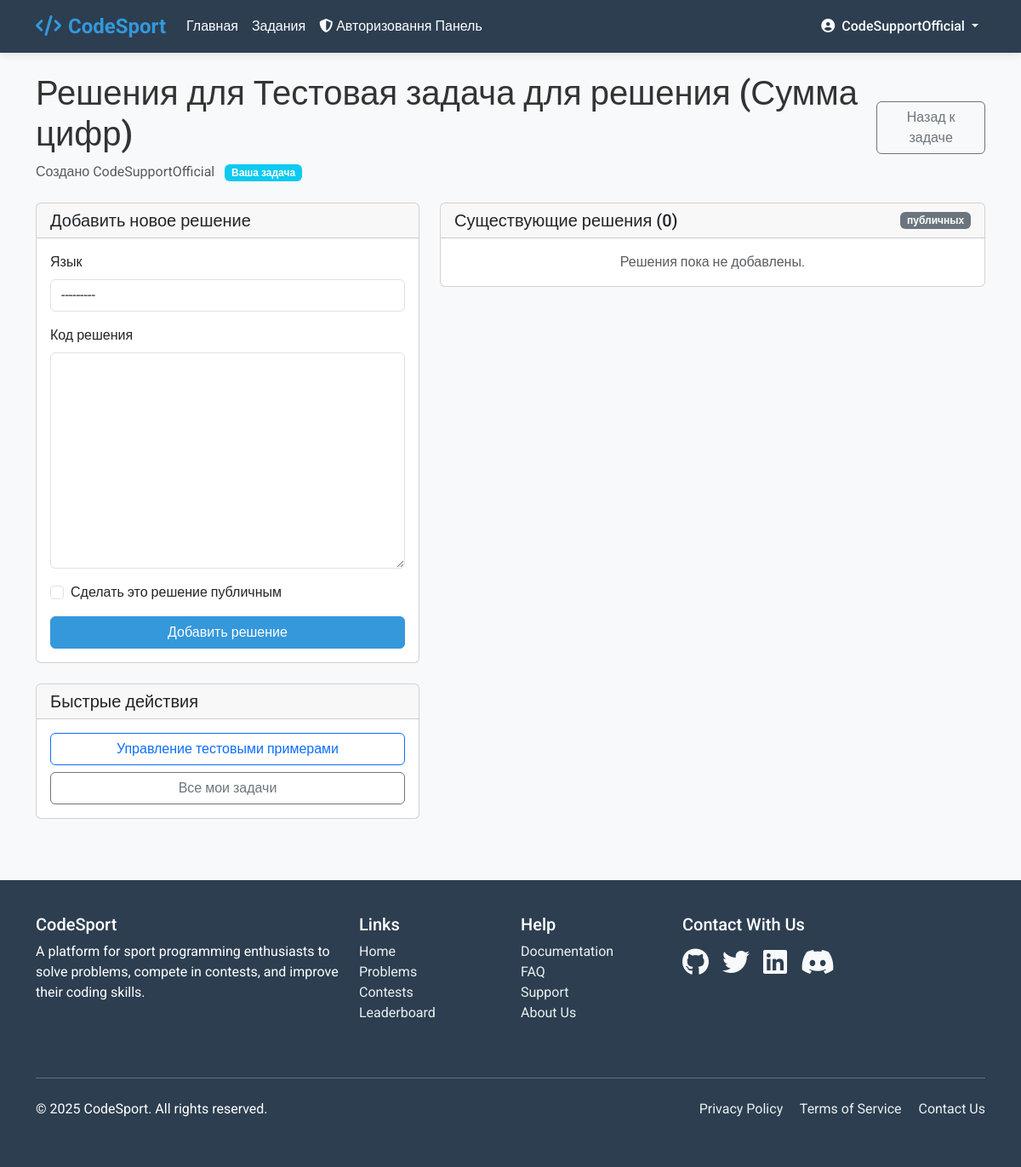
The page /problems/3/solutions/ (signed in) on the database as committed earlier.
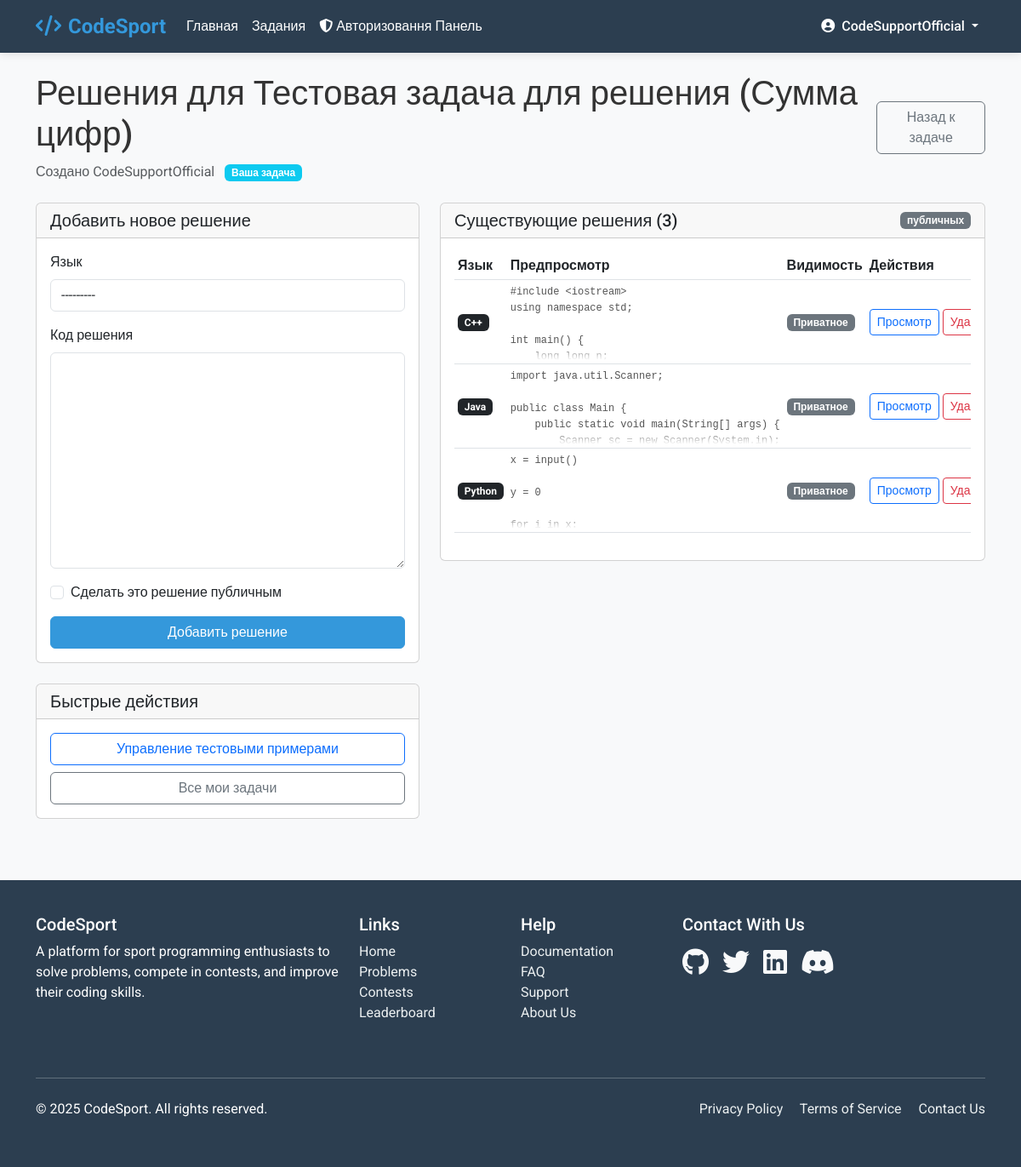
The same page on the database as committed later.
### LearnApp/models.py (models this page shows, shortened)
class Solution(models.Model):
    problem = models.ForeignKey(Problem, on_delete=models.CASCADE, related_name='solutions')
    code = models.TextField(help_text="Correct solution code")
    language = models.CharField(max_length=20, choices=Submission.LANGUAGE_CHOICES)
    is_public = models.BooleanField(default=False, help_text="Whether the solution is shown to users")

### LearnApp/views.py (the view)
# urls.py: path('problems/<int:problem_id>/solutions/', views.add_solutions, name='add_solutions'),
@login_required
def add_solutions(request, problem_id):
    problem = get_object_or_404(Problem, id=problem_id)
    is_owner = (problem.author == request.user)
    if request.method == 'POST':
        if not is_owner:
            return HttpResponseForbidden("You don't have permission to add solutions to this problem.")
        form = SolutionForm(request.POST)
        if form.is_valid():
            solution = form.save(commit=False)
            solution.problem = problem
            solution.save()
            messages.success(request, 'Solution added successfully!')
            return redirect('add_solutions', problem_id=problem.id)
    else:
        form = SolutionForm()
    solutions = Solution.objects.filter(problem=problem)
    return render(request, 'main/add_solutions.html', {
        'problem': problem,
        'form': form,
        'solutions': solutions,
        'is_owner': is_owner
    })

### LearnApp/forms.py
class SolutionForm(forms.ModelForm):
    class Meta:
        model = Solution
        fields = ['code', 'language', 'is_public']
        widgets = {
            'code': forms.Textarea(attrs={'rows': 10, 'class': 'form-control code-editor'}),
            'language': forms.Select(attrs={'class': 'form-control'}),
            'is_public': forms.CheckboxInput(attrs={'class': 'form-check-input'}),
        }

### LearnApp/templatetags/code_extras.py (called while the page is built)
@register.filter
def prism_lang(value):
    v = (value or '').lower()
    mapping = {
        'c++': 'cpp',
        'cpp': 'cpp',
        'js': 'javascript',
        'javascript': 'javascript',
        'py': 'python',
        'python': 'python',
        'java': 'java',
    }
    return mapping.get(v, 'plaintext')

### templates/main/add_solutions.html (shortened to what the changed rows need)
{% extends 'base.html' %}
{% load code_extras %}
{% block extra_css %}
<link rel="stylesheet"
      href="https://cdn.jsdelivr.net/npm/prismjs@1.29.0/themes/prism-tomorrow.min.css">
{% endblock %}
{% block content %}
<div class="container py-4">
    <div class="d-flex justify-content-between align-items-center mb-4">
        <div>
            <h1>Решения для {{ problem.title }}</h1>
        </div>
    </div>
    <div class="row">
        <div class="{% if is_owner %}col-lg-7{% else %}col-lg-12{% endif %}">
            <div class="card">
                <div class="card-header d-flex justify-content-between align-items-center">
                    <h5 class="mb-0">Существующие решения ({{ solutions.count }})</h5>
                    <span class="badge bg-secondary">{{ public_solutions_count }} публичных</span>
                </div>
                <div class="card-body">
                    {% if solutions %}
                    <div class="table-responsive">
                        <table class="table table-sm align-middle">
                            <thead>
                                <tr>
                                    <th>Язык</th>
                                    <th>Предпросмотр</th>
                                    <th>Видимость</th>
                                    {% if is_owner %}<th>Действия</th>{% endif %}
                                </tr>
                            </thead>
                            <tbody>
                                {% for solution in solutions %}
                                <tr>
                                    <td><span class="badge bg-dark">{{ solution.get_language_display }}</span></td>
                                    <td>
                                        <div class="solution-preview-wrap">
                                            <pre class="solution-preview"><code>{{ solution.code }}</code></pre>
                                        </div>
                                    </td>
                                    <td>
                                        {% if solution.is_public %}
                                        <span class="badge bg-success">Публичное</span>
                                        {% else %}
                                        <span class="badge bg-secondary">Приватное</span>
                                        {% endif %}
                                    </td>
                                    {% if is_owner %}
                                    <td class="text-nowrap">
                                        <button type="button"
                                                class="btn btn-sm btn-outline-primary"
                                                data-bs-toggle="modal"
                                                data-bs-target="#solutionModal{{ solution.id }}">
                                            Просмотр
                                        </button>
                                        <form method="post"
                                              action="{% url 'delete_solution' solution.id %}"
                                              class="d-inline"
                                              onsubmit="return confirm('Удалить это решение?');">
                                            <button type="submit" class="btn btn-sm btn-outline-danger">Удалить</button>
                                        </form>
                                    </td>
                                    {% endif %}
                                </tr>
                                {% endfor %}
                            </tbody>
                        </table>
                    </div>
                    {% else %}
                    <p class="text-muted text-center mb-0">Решения пока не добавлены.</p>
                    {% endif %}
                </div>
            </div>
        </div>
    </div>
</div>
{% endblock %}

Rows that differ between the two databases and show on the page:
added Solution: language "C++", code "#include <iostream> using namespace std; int main() { long long n;…", is_public "Приватное"
added Solution: language "Java", code "import java.util.Scanner; public class Main { public static void main(String[] args) { Scanner sc = new Scanner(System.in);…", is_public "Приватное"
added Solution: language "Python", code "x = input() y = 0 for i in x:…", is_public "Приватное"
Other text that changed with them:
{{ solutions.count }}: "0" → "3"
text no longer shown: "Решения пока не добавлены."
text now shown: "Язык Предпросмотр Видимость Действия"
